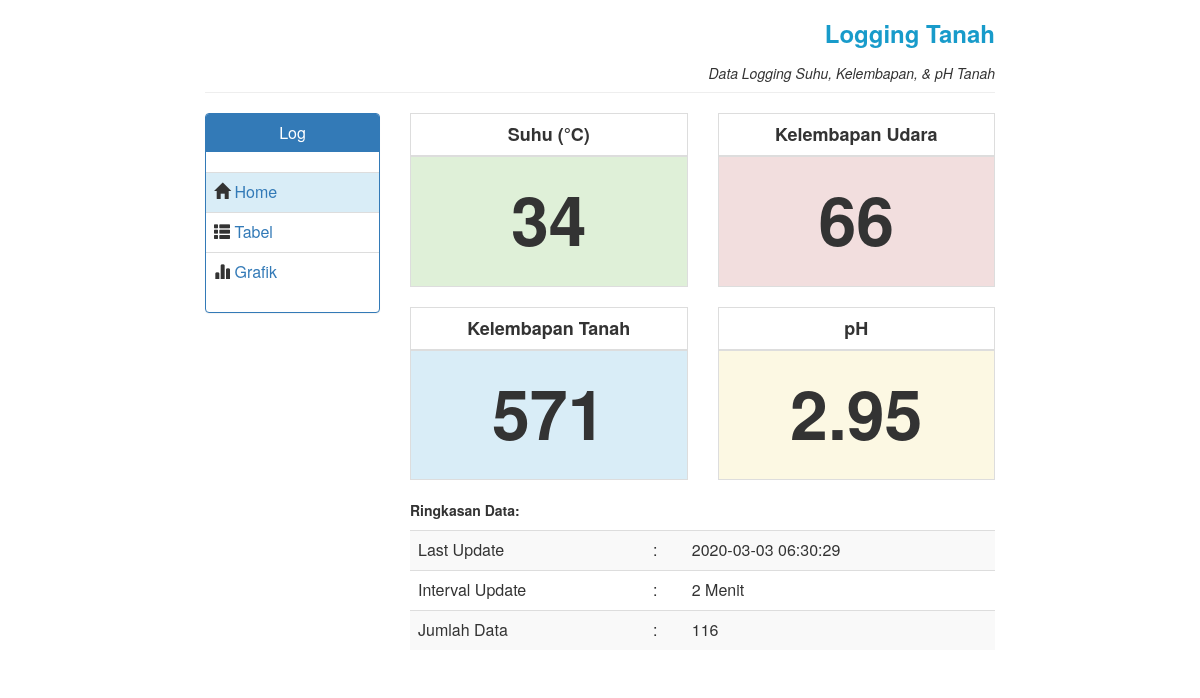
Page /tanah/index.php on the committed database.
### tables this page shows
CREATE TABLE `tanah` (
  `id` bigint(20) NOT NULL,
  `suhu` float DEFAULT NULL,
  `kelembapan_tanah` float DEFAULT NULL,
  `kelembapan_udara` float DEFAULT NULL,
  `ph` float DEFAULT NULL,
  `waktu` timestamp NULL DEFAULT current_timestamp() ON UPDATE current_timestamp()
);

### lib/tanah.php (called while the page is built, shortened)
<?php
include_once (__DIR__ . "/DB.php");
class Sensor{
    private $table_name='tanah';
    private $db = null;
    function __construct(){
        if ($this->db ==  null){
            $conn = new DB();
            $this->db = $conn->db;
        }
    }
    function getAll(){
        $kueri = "SELECT * FROM ".$this->table_name." ORDER BY waktu";
        $hasil = $this->db->query($kueri) or die ("Error ".$this->db->connect_error);
        $data = array();
        while ($row = $hasil->fetch_assoc()){
            $data[]=$row;
        }
        return array("data"=>$data);
    }
    function getAllFilter(){
        $kueri = "SELECT * FROM ".$this->table_name." ORDER BY waktu DESC LIMIT 1";
        $hasil = $this->db->query($kueri) or die ("Error ".$this->db->connect_error);
        $data = array();
        while ($row = $hasil->fetch_assoc()){
            $data[]=$row;
        }
        return array("data"=>$data);
    }
    function getnData(){
                $kueri = "SELECT COUNT(*) AS jumlah FROM ".$this->table_name."";
                $hasil = $this->db->query($kueri) or die ("Error ".$this->db->connect_error);
                $data = array();
                while ($row = $hasil->fetch_assoc()){
                    $data[]=$row;
                }
                return array("data"=>$data);
    }
}

### lib/DB.php (called while the page is built, shortened)
<?php
class DB {
    private $host  = DB_HOST;
    private $user  = DB_USER;
    private $passwd = DB_PASSWORD;
    private $dbname    = DB_NAME;
    public $db = null;
    function __construct(){
        if ($this->db == null) {
            $conn = new mysqli($this->host,
            $this->user,
            $this->passwd,
            $this->dbname);
            if ($conn->connect_error){
                die ("Gagal melakukan koneksi
                ke MYSQL".$conn->connect_error);
            } else {
                $this->db = $conn;
            }
        }
    }
}

### tanah/index.php (the view, shortened to what this page needs)
<?php
include_once(__DIR__."/../lib/tanah.php");
$sensor = new Sensor();
$getAll=$sensor->getAll();
$getFilter=$sensor->getAllFilter();
$resultFilter = isset($getFilter['data']) ? $getFilter['data'] : [];
$getWaktu=$sensor->getnData();
$resultWaktu = isset($getWaktu['data']) ? $getWaktu['data']: [];
?>
<html>
	<head>
		<link rel="stylesheet" href="./include/css/style.css">
		<link rel="stylesheet" href="./include/css/bootstrap.css">
	</head>
	<body>
	<?php include "master/header.php" ?>
		<br>
			<div class="row">
				<div class="col-md-2 col-md-offset-2">
					<div class="panel panel-primary">
  						<div class="panel-heading">
    					<h3 class="panel-title tengah">Log</h3>
  						</div>
  						<div class="panel-body" style="padding:0px;">
						  <?php include "master/side-menu.php" ?>
  					</div>
				</div>
			</div>
			<?php
				foreach($resultFilter as $result){
					$result['suhu'];
					$result['kelembapan_udara'];
					$result['kelembapan_tanah'];
					$result['ph'];
					$result['waktu'];
				}
			?>
			<div class="col-md-3">
				<table class="table table-bordered">
					<thead>
						<td><center><p class="tebel" style="margin-top:0px; margin-bottom:0px; font-size:18px">Suhu (&degC)</p></center></td>
					</thead>
					<tr class="success">
					<td><center><p class="tebel gede" style="margin-top:5px"><?php echo "$result[suhu]";?></p></center></td>
					</tr>
				</table>
			</div>
			<div class="col-md-3">
				<table class="table table-bordered">
					<thead>
						<td><center><p class="tebel" style="margin-top:0px; margin-bottom:0px; font-size:18px">Kelembapan Udara</p></center></td>
					</thead>
					<tr class="danger">
					<td><center><p class="tebel gede" style="margin-top:5px"><?php echo "$result[kelembapan_udara]";?></p></center></td>
					</tr>
				</table>
			</div>
			<div class="col-md-3">
				<table class="table table-bordered">
					<thead>
						<td><center><p class="tebel" style="margin-top:0px; margin-bottom:0px; font-size:18px">Kelembapan Tanah</p></center></td>
					</thead>
					<tr class="info">
					<td><center><p class="tebel gede" style="margin-top:5px"><?php echo "$result[kelembapan_tanah]";?></p></center></td>
					</tr>
				</table>
			</div>
			<div class="col-md-3">
				<table class="table table-bordered">
					<thead>
						<td><center><p class="tebel" style="margin-top:0px; margin-bottom:0px; font-size:18px">pH</p></center></td>
					</thead>
					<tr class="warning">
					<td><center><p class="tebel gede" style="margin-top:5px"><?php echo "$result[ph]";?></p></center></td>
					</tr>
				</table>
			</div>
		</div>
		<div class="row">
			<div class="col-md-6 col-md-offset-4">
				<p class="tebel">Ringkasan Data:</p>
					<table class="table table-striped table-hover">
						<tr>
							<td>Last Update</td>
							<td>:</td>
							<td><?php echo "$result[waktu]";?></td>
						</tr>
						<tr>
							<td>Interval Update</td>
							<td>:</td>
							<td>2 Menit</td>
						</tr>
						<tr>
							<td>Jumlah Data</td>
							<td>:</td>
							<td>
							<?php echo $resultWaktu[0]['jumlah'];?>
							</td>
						</tr>
					</table>
			</div>
		</div>
	</body>
</html>

### tanah/include/css/style.css (style rules this page uses)
.tebel { font-weight: bold; }
.gede { font-size: 68px; }
.tengah { text-align: center; }
html, body { height: 100%; }

### rows in the picture
tanah: suhu "34", kelembapan_udara "66", kelembapan_tanah "571", ph "2.95", waktu "2020-03-03 06:30:29"

### other values in the picture
$resultWaktu[0]['jumlah'] "116"
